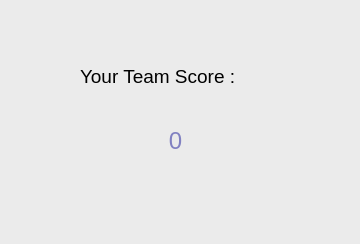
<?xml version="1.0" encoding="UTF-8"?>
<ui version="4.0">
 <class>Dialog</class>
 <widget class="QDialog" name="Dialog">
  <property name="geometry">
   <rect>
    <x>0</x>
    <y>0</y>
    <width>360</width>
    <height>244</height>
   </rect>
  </property>
  <property name="windowTitle">
   <string>Dialog</string>
  </property>
  <property name="styleSheet">
   <string notr="true">background-color: rgb(235, 235, 235);</string>
  </property>
  <widget class="QLabel" name="label">
   <property name="geometry">
    <rect>
     <x>80</x>
     <y>60</y>
     <width>201</width>
     <height>33</height>
    </rect>
   </property>
   <property name="font">
    <font>
     <family>MS Shell Dlg 2</family>
     <pointsize>14</pointsize>
     <weight>50</weight>
     <italic>false</italic>
     <bold>false</bold>
    </font>
   </property>
   <property name="styleSheet">
    <string notr="true">font: 14pt &quot;MS Shell Dlg 2&quot;;</string>
   </property>
   <property name="text">
    <string>Your Team Score :</string>
   </property>
  </widget>
  <widget class="QLabel" name="finalscore">
   <property name="geometry">
    <rect>
     <x>110</x>
     <y>120</y>
     <width>131</width>
     <height>41</height>
    </rect>
   </property>
   <property name="font">
    <font>
     <family>MS Shell Dlg 2</family>
     <pointsize>18</pointsize>
     <weight>50</weight>
     <italic>false</italic>
     <bold>false</bold>
    </font>
   </property>
   <property name="styleSheet">
    <string notr="true">color: rgb(129, 129, 193);

font: 18pt &quot;MS Shell Dlg 2&quot;;</string>
   </property>
   <property name="text">
    <string>0</string>
   </property>
   <property name="alignment">
    <set>Qt::AlignCenter</set>
   </property>
  </widget>
 </widget>
 <resources/>
 <connections/>
</ui>
